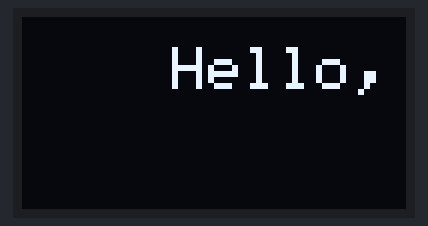
Simulated run of this sketch. Board: Arduino Uno, built with avr-gcc and run on an emulated ATmega328P. Shown: 128×64 one-colour display.

Above: at 0.1 s.
At 5.1 s:
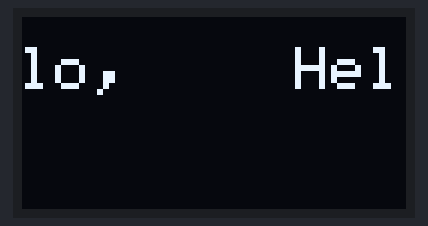
At 10.03 s:
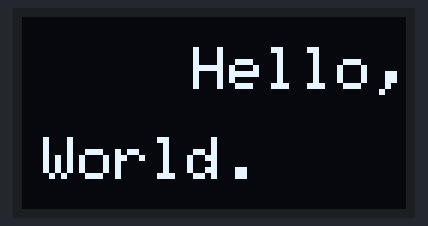
At 19.86 s:
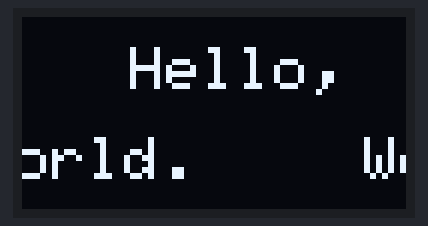
At 29.88 s:
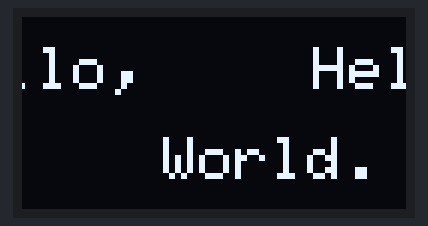
At 39.71 s:
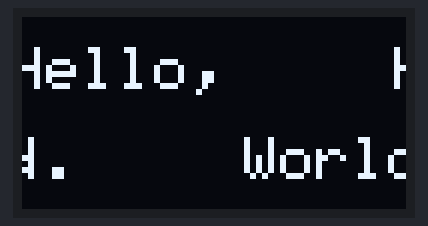

The sketch:

ssd1306-oled-scroll-text.ino
```cpp
#include <SPI.h>
#include <Wire.h>
#include <Adafruit_GFX.h>
#include <Adafruit_SSD1306.h>

#define LEBAR_LAYAR 128 // OLED display width, in pixels
#define TINGGI_LAYAR 64 // OLED display height, in pixels

// Declaration for an SSD1306 display connected to I2C (SDA, SCL pins)

#define OLED_RESET     -1 // Reset pin # (or -1 if sharing Arduino reset pin)
Adafruit_SSD1306 display(LEBAR_LAYAR,TINGGI_LAYAR, &Wire, OLED_RESET);

void setup() {
  Serial.begin(9600);

  // check if oled dont allocated well
  if(!display.begin(SSD1306_SWITCHCAPVCC, 0x3C)){
    Serial.println(F("oled dont allocated well"));
    for(;;); // to stop the program if meet this condition
  }
  display.clearDisplay();

}

void loop() {
  // put your main code here, to run repeatedly:
  scrollHello();
  scrollWorld();
}

void scrollHello(){
  display.setTextSize(2);
  display.setTextColor(SSD1306_WHITE);
  display.setCursor(50,10);
  display.print("Hello,");
  display.display();
  delay(1000);
  display.startscrollleft(0x00, 0x0F);
  delay(8500);
//  display.stopscroll();
}

void scrollWorld(){
  display.setTextSize(2);
  display.setTextColor(SSD1306_WHITE);
  display.setCursor(0,40);
  display.print("World.");
  display.display();

  // make scroll text
  display.startscrollright(0x00, 0x0F);
  delay(8500);
}
```
